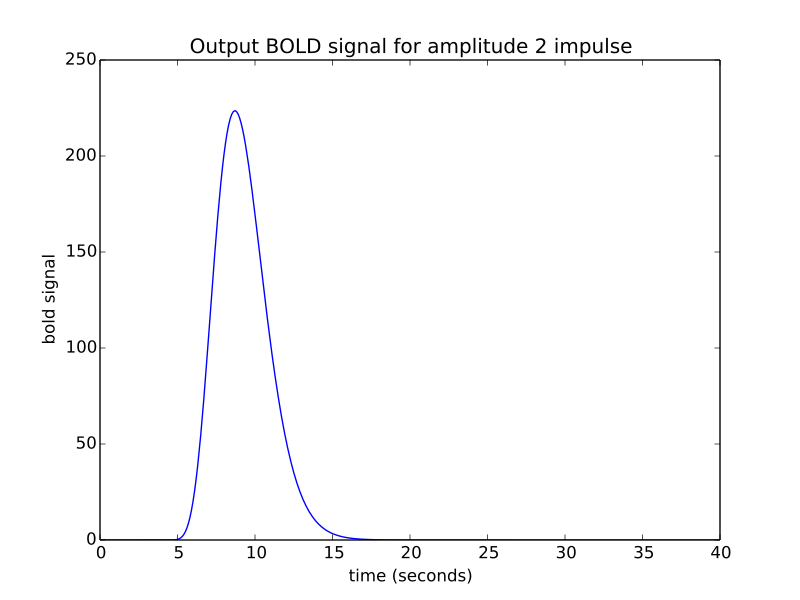

Generate this figure with Python:
bold_signal = np.zeros(n_time_points)
bold_signal[i_time_4:i_time_4 + n_hrf_points] = hrf_signal * 2
plt.plot(times, bold_signal)
plt.xlabel('time (seconds)')
plt.ylabel('bold signal')
plt.title('Output BOLD signal for amplitude 2 impulse')
